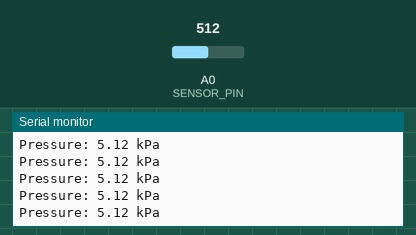
Bench run of a sketch on a simulated Arduino Uno, built with avr-gcc and run on an emulated ATmega328P. Shown: the last lines printed to the serial monitor. Inputs (shaded band) come from the test bench; at power-on: A0 (SENSOR_PIN) = 512.

Above: at 1.2 s.
1.3 s: A0 (SENSOR_PIN) set to 716
At 1.31 s:
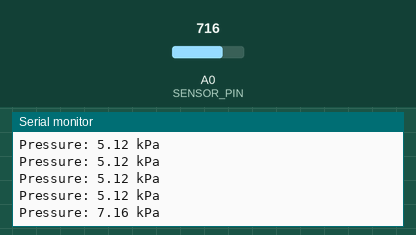
2.8 s: A0 (SENSOR_PIN) set to 900
At 2.82 s:
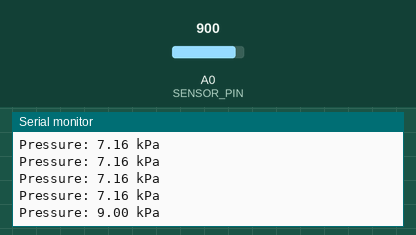
Timing chart, 0 to 5.8 s (numbered marks = the images above; inputs shaded):
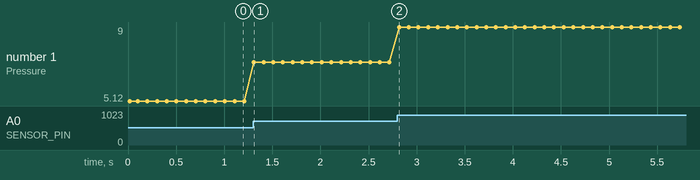

The sketch:

Arduino.ino
```cpp
#define SENSOR_PIN A0

void setup() {
  Serial.begin(9600);
  Serial.println("mpx5050dp Library");
}

void loop() {
  int adc_value = analogRead(SENSOR_PIN);
  float pressure = adc_value/100.0;
  Serial.print("Pressure: ");
  Serial.print(pressure);
  Serial.println(" kPa");
  delay(100);
}
```

Measured:
- after the input at 1.3 s, the serial monitor: prints a new line at once (image 1)
- after the input at 2.8 s, the serial monitor: prints a new line at once (image 2)
- plotted number 1: 5.12 → 7.16 after the input at 1.3 s, 7.16 → 9 after the input at 2.8 s
